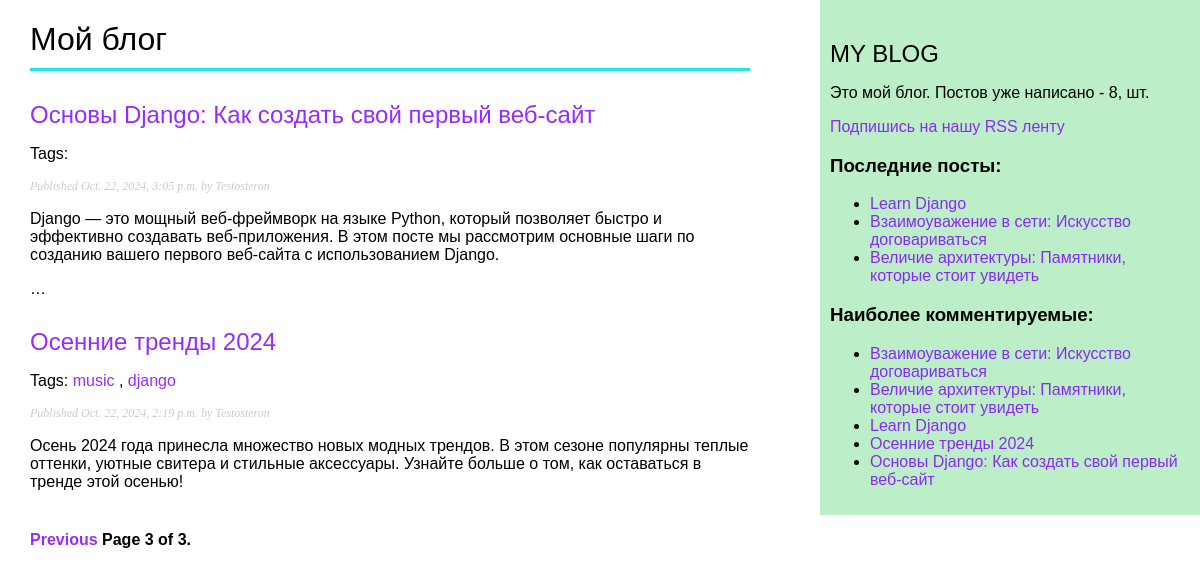
Page /blog/?page=3 on the committed database.
### blog/models.py (models this page shows, shortened)
class Post(models.Model):
    class Status(models.TextChoices):
        DRAFT = 'DF', 'Draft'
        PUBLISHED = 'PB', 'Published'
    title = models.CharField(max_length=250)
    slug = models.SlugField(
        max_length=250,
        unique_for_date='publish'
    )
    author = models.ForeignKey(
        settings.AUTH_USER_MODEL,
        on_delete=models.CASCADE,
        related_name='blog_posts'
    )
    body = models.TextField()
    publish = models.DateTimeField(default=timezone.now)
    created = models.DateTimeField(auto_now_add=True)
    updated = models.DateTimeField(auto_now=True)
    status = models.CharField(
        max_length=2,
        choices=Status,
        default=Status.DRAFT
    )
    objects = models.Manager()  # The default manager.
    published = PublishedManager()  # Our custom manager.
    tags = TaggableManager()
    class Meta:
        ordering = ['-publish']
        indexes = [
            models.Index(fields=['-publish']),
        ]
    def get_absolute_url(self):
        return reverse(
            'blog:post_detail',
            args=[
                self.publish.year,
                self.publish.month,
                self.publish.day,
                self.slug,
            ],
        )

### blog/views.py (the view)
# urls.py: path('', views.post_list, name='post_list'),
def post_list(request, tag_slug=None):
    post_list = Post.published.all()
    tag = None
    if tag_slug:
        tag = get_object_or_404(Tag, slug=tag_slug)
        post_list = post_list.filter(tags__in=[tag])
    paginator = Paginator(post_list, 3)
    page_number = request.GET.get('page', 1)
    try:
        posts = paginator.page(page_number)
    except PageNotAnInteger:
        posts = paginator.page(1)
    except EmptyPage:
        posts = paginator.page(paginator.num_pages)
    return render(
        request,
        'blog/post/list.html',
        {'posts': posts,
         'tag': tag}
    )

### blog/models.py (called while the page is built)
    def get_queryset(self):
        return (
            super().get_queryset().filter(status=Post.Status.PUBLISHED)
        )

### blog/templatetags/blog_tags.py (called while the page is built)
@register.simple_tag
def total_posts():
    return Post.published.count()

@register.inclusion_tag('blog/post/latest_posts.html')
def show_latest_posts(count=5):
    latest_posts = Post.published.order_by('-publish')[:count]
    return {'latest_posts': latest_posts}

@register.simple_tag
def get_most_commented_posts(count=5):
    return Post.published.annotate(
        total_comments=Count('comments')
    ).order_by('-total_comments')[:count]

@register.filter(name='markdown')
def markdown_format(text):
    return mark_safe(markdown.markdown(text))

### blog/templates/blog/post/list.html (shortened to what this page needs)
{% extends "blog/base.html" %}
{% load blog_tags %}
{% block content %}
  <h1>Мой блог</h1>
  {% for post in posts %}
    <h2>
      <a href="{{ post.get_absolute_url }}">
        {{ post.title }}
      </a>
    </h2>
    <p class="tags">
      Tags:
      {% for tag in post.tags.all %}
        <a href="{% url "blog:post_list_by_tag" tag.slug %}">
          {{ tag.name }}
        </a>{% if not forloop.last %}, {% endif %}
      {% endfor %}
    </p>
    <p class="date">
      Published {{ post.publish }} by {{ post.author }}
    </p>
    {{ post.body|markdown|truncatewords_html:30 }}
  {% endfor %}
  {% include "pagination.html" with page=posts %}
{% endblock %}

### blog/templates/blog/base.html (shortened to what this page needs)
{% load blog_tags %}
{% load static %}
<!DOCTYPE html>
<html>
<head>
  <link href="{% static "css/blog.css" %}" rel="stylesheet">
</head>
<body>
  <div id="content">
    {% block content %}
    {% endblock %}
  </div>
  <div id="sidebar">
    <h2>MY BLOG</h2>
    <p>
      Это мой блог.
      Постов уже написано - {% total_posts %}, шт.
    </p>
    <p>
      <a href="{% url "blog:post_feed" %}">
        Подпишись на нашу RSS ленту
      </a>
    </p>
    <h3>Последние посты:</h3>
    {% show_latest_posts 3 %}
    <h3>Наиболее комментируемые: </h3>
    {% get_most_commented_posts as most_commented_posts %}
    <ul>
      {% for post in most_commented_posts %}
        <li>
          <a href="{{ post.get_absolute_url }}">{{ post.title }}</a>
        </li>
      {% endfor %}
    </ul>
  </div>
</body>
</html>

### blog/templates/blog/post/latest_posts.html
<ul>
  {% for post in latest_posts %}
    <li>
      <a href="{{ post.get_absolute_url }}">{{ post.title }}</a>
    </li>
  {% endfor %}
</ul>

### blog/static/css/blog.css (style rules this page uses)
body { margin:0; padding:0; font-family:helvetica, sans-serif; }
a { color:#7f00ffd4; text-decoration:none; }
h1 { font-weight:normal; border-bottom:3px solid #21e6eb; padding:0 0 10px 0; }
h2 { font-weight:normal; margin:30px 0 0; }
#content { float:left; width:60%; padding:0 0 0 30px; }
#sidebar { float:right; width:30%; padding:10px; background:#31cd5152; height:100%; }
p.date { color:#ccc; font-family: georgia, serif; font-size: 12px; font-style: italic; }

### rows in the picture
Post: title "Основы Django: Как создать свой первый веб-сайт", publish "Oct. 22, 2024, 3:05 p.m.", author "Testosteron", body "Django — это мощный веб-фреймворк на языке Python, который позволяет быстро и эффективно создавать веб-приложения. В этом посте мы рассмотрим основные шаги по созданию вашего первого веб-сайта с использованием Django. …"
Post: title "Осенние тренды 2024", publish "Oct. 22, 2024, 2:19 p.m.", author "Testosteron", body "Осень 2024 года принесла множество новых модных трендов. В этом сезоне популярны теплые оттенки, уютные свитера и стильные аксессуары. Узнайте больше о том, как оставаться в тренде этой осенью!"
Tag: name "music"
Tag: name "django"
Post: title "Learn Django"
Post: title "Взаимоуважение в сети: Искусство договариваться"
Post: title "Величие архитектуры: Памятники, которые стоит увидеть"

### other values in the picture
{{ page.number }} "3"
{{ page.paginator.num_pages }} "3"
